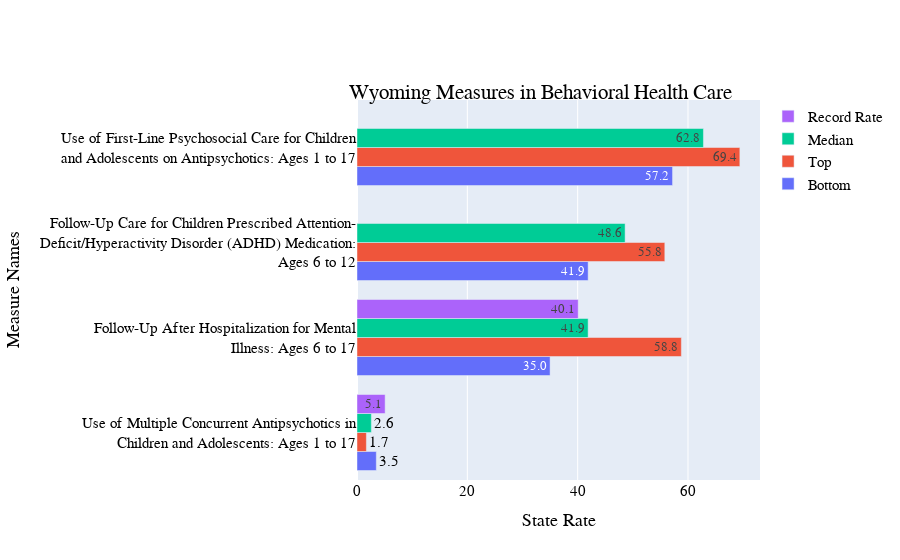
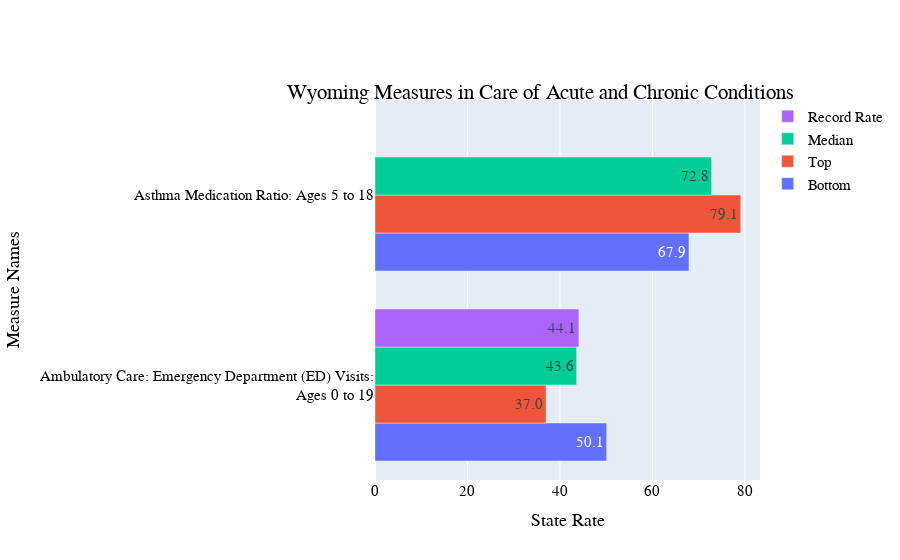
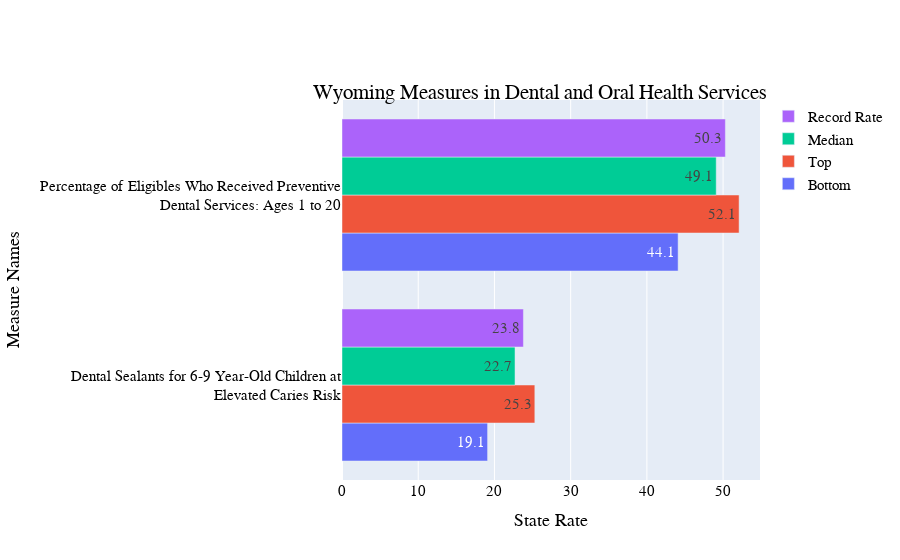
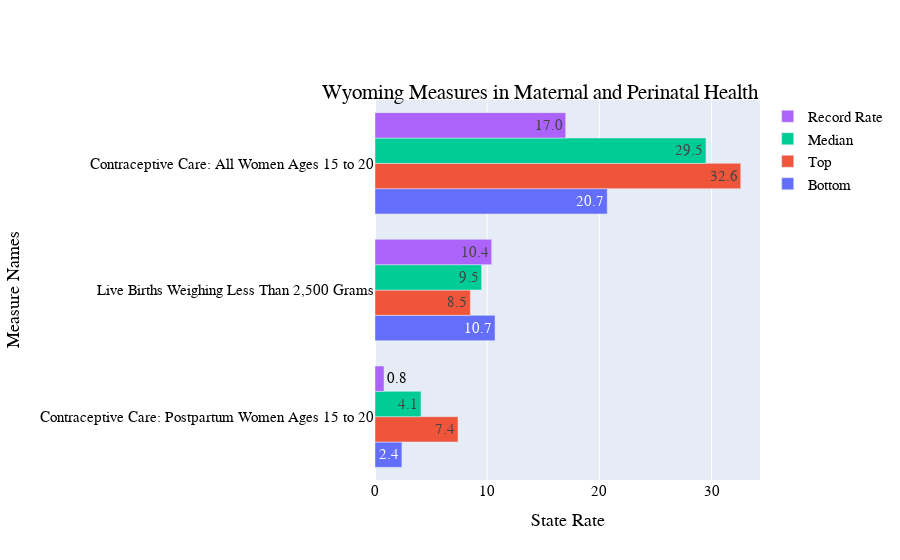

Notebook cell for these charts, in order:
### Code cell
state_divider(state_temp,Child_data)

### Figure 1 — Plotly figure (JSON) as saved in the notebook; plotly's stock layout.template omitted (floating-point values rounded to 4 significant figures)
{"data": [{"hoverinfo": "skip", "legendrank": 4, "name": "Bottom", "orientation": "h", "text": ["3.5", "35.0", "41.9", "57.2"], "textposition": "auto", "type": "bar", "x": [3.5, 35, 41.9, 57.2], "y": ["Use of Multiple Concurrent Antipsychotics in<br>Children and Adolescents: Ages 1 to 17", "Follow-Up After Hospitalization for Mental<br>Illness: Ages 6 to 17", "Follow-Up Care for Children Prescribed Attention-<br>Deficit/Hyperactivity Disorder (ADHD) Medication:<br>Ages 6 to 12", "Use of First-Line Psychosocial Care for Children<br>and Adolescents on Antipsychotics: Ages 1 to 17"]}, {"hoverinfo": "skip", "legendrank": 3, "name": "Top", "orientation": "h", "text": ["1.7", "58.8", "55.8", "69.4"], "textposition": "auto", "type": "bar", "x": [1.7, 58.8, 55.8, 69.4], "y": ["Use of Multiple Concurrent Antipsychotics in<br>Children and Adolescents: Ages 1 to 17", "Follow-Up After Hospitalization for Mental<br>Illness: Ages 6 to 17", "Follow-Up Care for Children Prescribed Attention-<br>Deficit/Hyperactivity Disorder (ADHD) Medication:<br>Ages 6 to 12", "Use of First-Line Psychosocial Care for Children<br>and Adolescents on Antipsychotics: Ages 1 to 17"]}, {"hoverinfo": "skip", "legendrank": 2, "name": "Median", "orientation": "h", "text": ["2.6", "41.9", "48.6", "62.8"], "textposition": "auto", "type": "bar", "x": [2.6, 41.9, 48.6, 62.8], "y": ["Use of Multiple Concurrent Antipsychotics in<br>Children and Adolescents: Ages 1 to 17", "Follow-Up After Hospitalization for Mental<br>Illness: Ages 6 to 17", "Follow-Up Care for Children Prescribed Attention-<br>Deficit/Hyperactivity Disorder (ADHD) Medication:<br>Ages 6 to 12", "Use of First-Line Psychosocial Care for Children<br>and Adolescents on Antipsychotics: Ages 1 to 17"]}, {"hoverinfo": "text", "hovertext": ["Lower rates are better for this measure: On Track", "Higher rates are better for this measure: Not on Track", "Higher rates are better for this measure: Not on Track", "Higher rates are better for this measure: Not on Track"], "legendrank": 1, "name": "Record Rate", "orientation": "h", "text": ["5.1", "40.1", "nan", "nan"], "textposition": "auto", "type": "bar", "x": [5.1, 40.1, null, null], "y": ["Use of Multiple Concurrent Antipsychotics in<br>Children and Adolescents: Ages 1 to 17", "Follow-Up After Hospitalization for Mental<br>Illness: Ages 6 to 17", "Follow-Up Care for Children Prescribed Attention-<br>Deficit/Hyperactivity Disorder (ADHD) Medication:<br>Ages 6 to 12", "Use of First-Line Psychosocial Care for Children<br>and Adolescents on Antipsychotics: Ages 1 to 17"]}], "layout": {"barmode": "group", "font": {"color": "Black", "family": "Arial", "size": 15}, "title": {"text": "Wyoming Measures in Behavioral Health Care", "x": 0.6, "xanchor": "center", "y": 0.85, "yanchor": "top"}, "xaxis": {"title": {"text": "State Rate"}}, "yaxis": {"scaleanchor": "x", "scaleratio": 100, "title": {"text": "Measure Names"}}}}

### Figure 2 — Plotly figure (JSON) as saved in the notebook; plotly's stock layout.template omitted (floating-point values rounded to 4 significant figures)
{"data": [{"hoverinfo": "skip", "legendrank": 4, "name": "Bottom", "orientation": "h", "text": ["50.1", "67.9"], "textposition": "auto", "type": "bar", "x": [50.1, 67.9], "y": ["Ambulatory Care: Emergency Department (ED) Visits:<br>Ages 0 to 19", "Asthma Medication Ratio: Ages 5 to 18"]}, {"hoverinfo": "skip", "legendrank": 3, "name": "Top", "orientation": "h", "text": ["37.0", "79.1"], "textposition": "auto", "type": "bar", "x": [37, 79.1], "y": ["Ambulatory Care: Emergency Department (ED) Visits:<br>Ages 0 to 19", "Asthma Medication Ratio: Ages 5 to 18"]}, {"hoverinfo": "skip", "legendrank": 2, "name": "Median", "orientation": "h", "text": ["43.6", "72.8"], "textposition": "auto", "type": "bar", "x": [43.6, 72.8], "y": ["Ambulatory Care: Emergency Department (ED) Visits:<br>Ages 0 to 19", "Asthma Medication Ratio: Ages 5 to 18"]}, {"hoverinfo": "text", "hovertext": ["Lower rates are better for this measure: On Track", "Higher rates are better for this measure: Not on Track"], "legendrank": 1, "name": "Record Rate", "orientation": "h", "text": ["44.1", "nan"], "textposition": "auto", "type": "bar", "x": [44.1, null], "y": ["Ambulatory Care: Emergency Department (ED) Visits:<br>Ages 0 to 19", "Asthma Medication Ratio: Ages 5 to 18"]}], "layout": {"barmode": "group", "font": {"color": "Black", "family": "Arial", "size": 15}, "title": {"text": "Wyoming Measures in Care of Acute and Chronic Conditions", "x": 0.6, "xanchor": "center", "y": 0.85, "yanchor": "top"}, "xaxis": {"title": {"text": "State Rate"}}, "yaxis": {"scaleanchor": "x", "scaleratio": 100, "title": {"text": "Measure Names"}}}}

### Figure 3 — Plotly figure (JSON) as saved in the notebook; plotly's stock layout.template omitted (floating-point values rounded to 4 significant figures)
{"data": [{"hoverinfo": "skip", "legendrank": 4, "name": "Bottom", "orientation": "h", "text": ["19.1", "44.1"], "textposition": "auto", "type": "bar", "x": [19.1, 44.1], "y": ["Dental Sealants for 6-9 Year-Old Children at<br>Elevated Caries Risk", "Percentage of Eligibles Who Received Preventive<br>Dental Services: Ages 1 to 20"]}, {"hoverinfo": "skip", "legendrank": 3, "name": "Top", "orientation": "h", "text": ["25.3", "52.1"], "textposition": "auto", "type": "bar", "x": [25.3, 52.1], "y": ["Dental Sealants for 6-9 Year-Old Children at<br>Elevated Caries Risk", "Percentage of Eligibles Who Received Preventive<br>Dental Services: Ages 1 to 20"]}, {"hoverinfo": "skip", "legendrank": 2, "name": "Median", "orientation": "h", "text": ["22.7", "49.1"], "textposition": "auto", "type": "bar", "x": [22.7, 49.1], "y": ["Dental Sealants for 6-9 Year-Old Children at<br>Elevated Caries Risk", "Percentage of Eligibles Who Received Preventive<br>Dental Services: Ages 1 to 20"]}, {"hoverinfo": "text", "hovertext": ["Higher rates are better for this measure: On Track", "Higher rates are better for this measure: On Track"], "legendrank": 1, "name": "Record Rate", "orientation": "h", "text": ["23.8", "50.3"], "textposition": "auto", "type": "bar", "x": [23.8, 50.3], "y": ["Dental Sealants for 6-9 Year-Old Children at<br>Elevated Caries Risk", "Percentage of Eligibles Who Received Preventive<br>Dental Services: Ages 1 to 20"]}], "layout": {"barmode": "group", "font": {"color": "Black", "family": "Arial", "size": 15}, "title": {"text": "Wyoming Measures in Dental and Oral Health Services", "x": 0.6, "xanchor": "center", "y": 0.85, "yanchor": "top"}, "xaxis": {"title": {"text": "State Rate"}}, "yaxis": {"scaleanchor": "x", "scaleratio": 100, "title": {"text": "Measure Names"}}}}

### Figure 4 — Plotly figure (JSON) as saved in the notebook; plotly's stock layout.template omitted (floating-point values rounded to 4 significant figures)
{"data": [{"hoverinfo": "skip", "legendrank": 4, "name": "Bottom", "orientation": "h", "text": ["2.4", "10.7", "20.7"], "textposition": "auto", "type": "bar", "x": [2.4, 10.7, 20.7], "y": ["Contraceptive Care: Postpartum Women Ages 15 to 20", "Live Births Weighing Less Than 2,500 Grams", "Contraceptive Care: All Women Ages 15 to 20"]}, {"hoverinfo": "skip", "legendrank": 3, "name": "Top", "orientation": "h", "text": ["7.4", "8.5", "32.6"], "textposition": "auto", "type": "bar", "x": [7.4, 8.5, 32.6], "y": ["Contraceptive Care: Postpartum Women Ages 15 to 20", "Live Births Weighing Less Than 2,500 Grams", "Contraceptive Care: All Women Ages 15 to 20"]}, {"hoverinfo": "skip", "legendrank": 2, "name": "Median", "orientation": "h", "text": ["4.1", "9.5", "29.5"], "textposition": "auto", "type": "bar", "x": [4.1, 9.5, 29.5], "y": ["Contraceptive Care: Postpartum Women Ages 15 to 20", "Live Births Weighing Less Than 2,500 Grams", "Contraceptive Care: All Women Ages 15 to 20"]}, {"hoverinfo": "text", "hovertext": ["Higher rates are better for this measure: Not on Track", "Lower rates are better for this measure: On Track", "Higher rates are better for this measure: Not on Track"], "legendrank": 1, "name": "Record Rate", "orientation": "h", "text": ["0.8", "10.4", "17.0"], "textposition": "auto", "type": "bar", "x": [0.8, 10.4, 17], "y": ["Contraceptive Care: Postpartum Women Ages 15 to 20", "Live Births Weighing Less Than 2,500 Grams", "Contraceptive Care: All Women Ages 15 to 20"]}], "layout": {"barmode": "group", "font": {"color": "Black", "family": "Arial", "size": 15}, "title": {"text": "Wyoming Measures in Maternal and Perinatal Health", "x": 0.6, "xanchor": "center", "y": 0.85, "yanchor": "top"}, "xaxis": {"title": {"text": "State Rate"}}, "yaxis": {"scaleanchor": "x", "scaleratio": 100, "title": {"text": "Measure Names"}}}}
